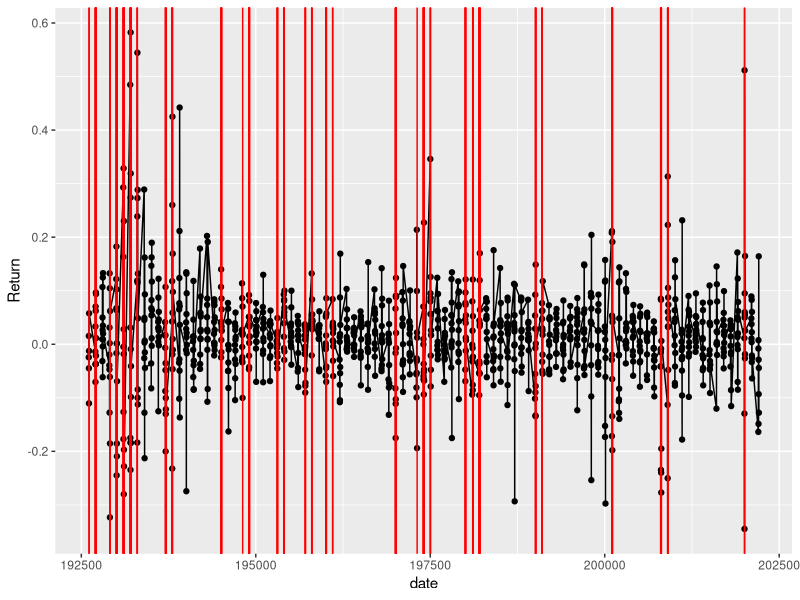
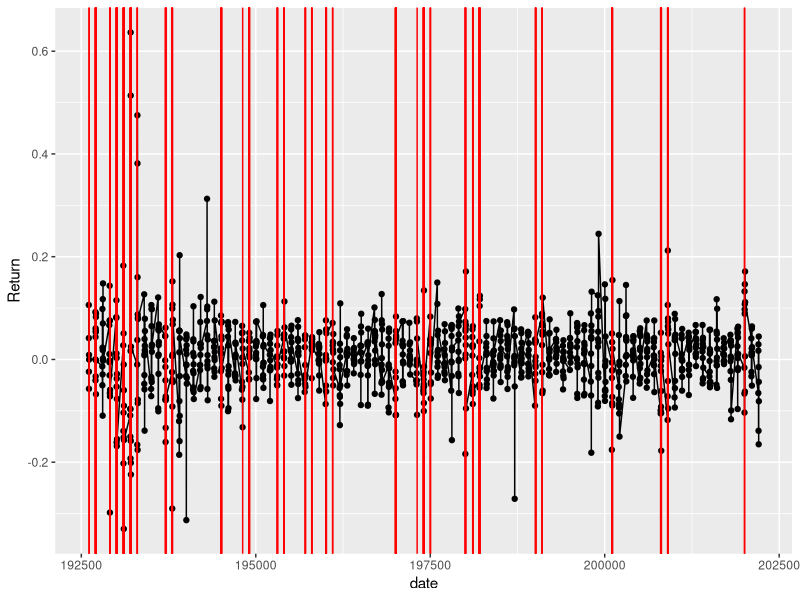
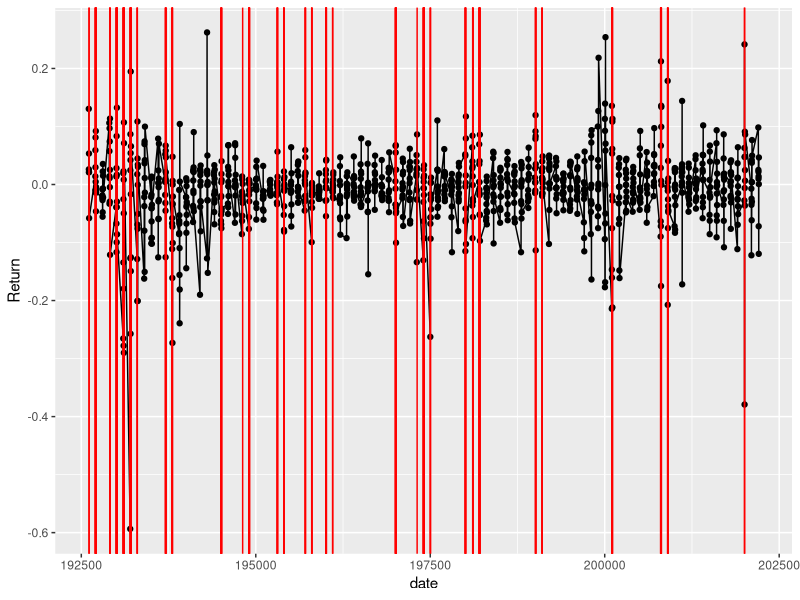
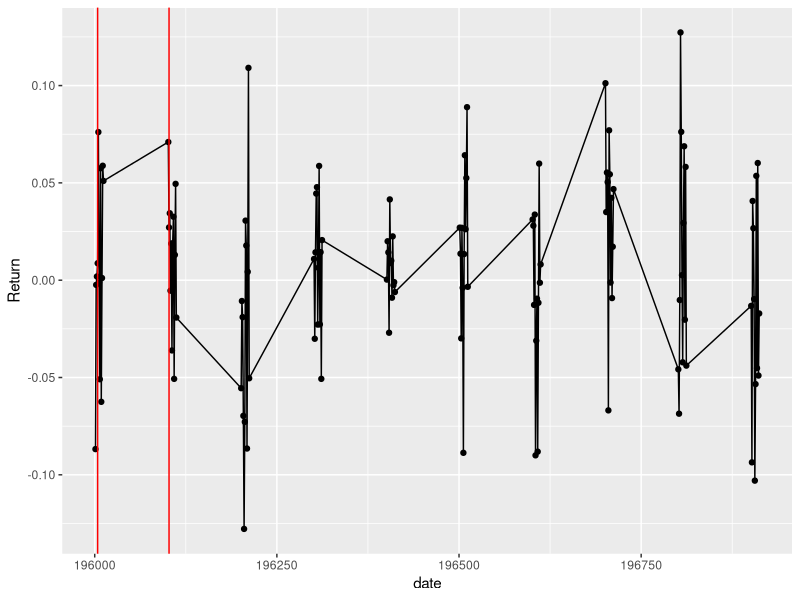
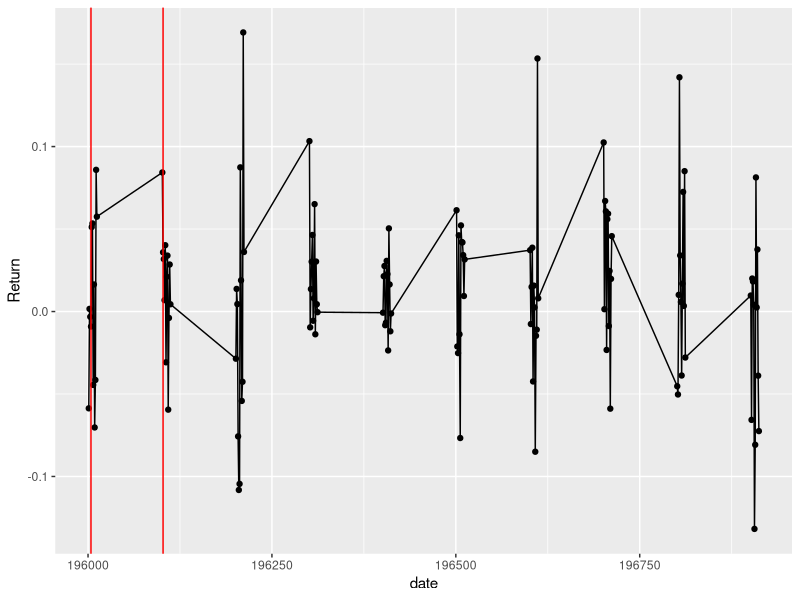
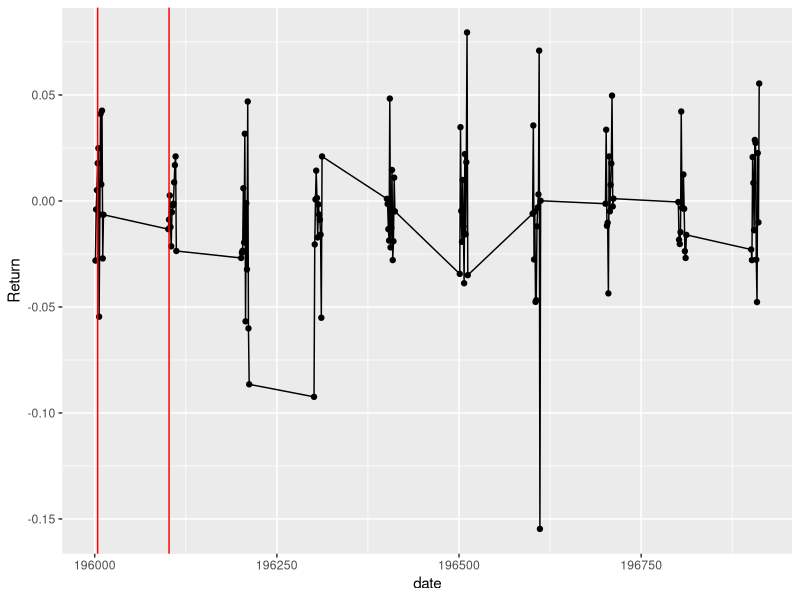
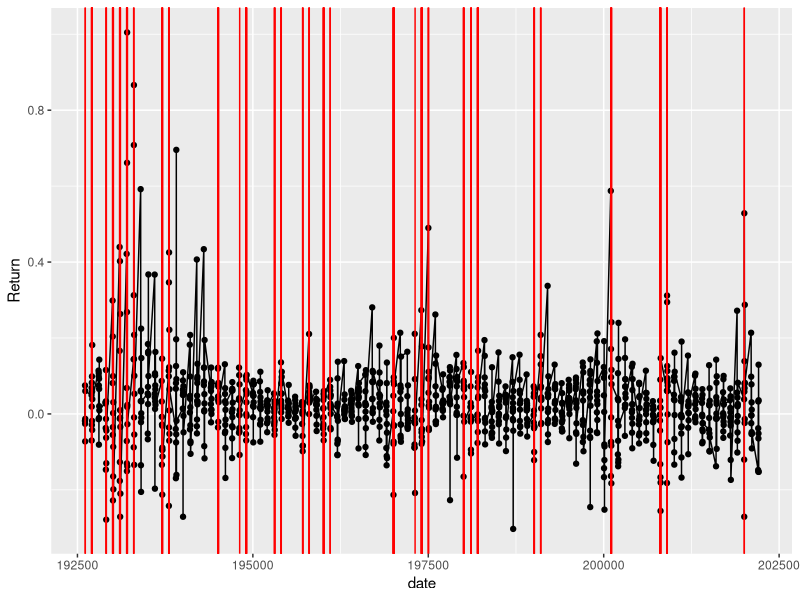
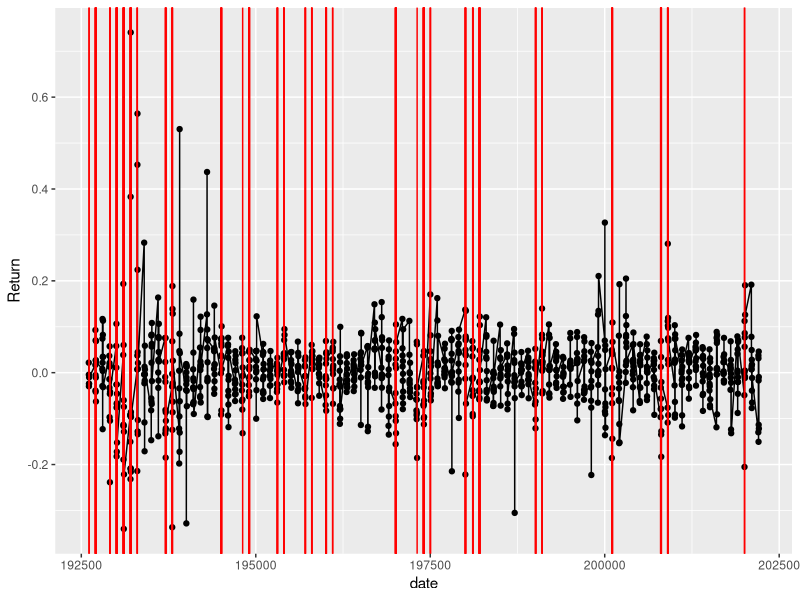

Recreate these plots in R, in order.
## ---- chunk 1
knitr::opts_chunk$set(echo = TRUE)
## ---- chunk 2
df <- read.csv("Average Value weighted.csv")
## ---- chunk 3
df <- data.frame(df)
## ---- chunk 4
1
##df$X <- (df$X*100)+1
##df$X <- as.character(df$X)
##df$X <- as.Date(df$X,"%Y%m%d")
## ---- chunk 5
df$date <- df$X
## ---- chunk 6
1
##df$X <- as.numeric(df$X)
## ---- chunk 7
head(df)
## ---- chunk 8
df$Spread_Portfolio <- df$High-df$Low
## ---- chunk 9
mean1 <- mean(df$Low)
mean2 <- mean(df$X2)
mean3 <- mean(df$X3)
mean4 <- mean(df$X4)
mean5 <- mean(df$X5)
mean6 <- mean(df$X6)
mean7 <- mean(df$X7)
mean8 <- mean(df$X8)
mean9 <- mean(df$X9)
mean10 <- mean(df$High)
meanspread <- mean(df$Spread_Portfolio)
meanrf <- mean(df$RF)
## ---- chunk 10
sd1 <- sd(df$Low)
sd2 <- sd(df$X2)
sd3 <- sd(df$X3)
sd4 <- sd(df$X4)
sd5 <- sd(df$X5)
sd6 <- sd(df$X6)
sd7 <- sd(df$X7)
sd8 <- sd(df$X8)
sd9 <- sd(df$X9)
sd10 <- sd(df$High)
sdspread <- sd(df$Spread_Portfolio)
## ---- chunk 11
(sr1 <- (mean1-meanrf )/sd1)
(sr2 <- (mean2-meanrf )/sd2)
(sr3 <- (mean3-meanrf )/sd3)
(sr4 <- (mean4-meanrf )/sd4)
(sr5 <- (mean5-meanrf )/sd5)
(sr6 <- (mean6-meanrf )/sd6)
(sr7 <- (mean7-meanrf )/sd7)
(sr8 <- (mean8-meanrf )/sd8)
(sr9 <- (mean9-meanrf )/sd9)
(sr10 <- (mean10-meanrf )/sd10)
(srspread <- (meanspread-meanrf )/sdspread)
## ---- chunk 12
srspread
## ---- chunk 13
df$excess_return1 <- df$Low-df$RF
df$excess_return2 <- df$X2-df$RF
df$excess_return3 <- df$X3-df$RF
df$excess_return4 <- df$X4-df$RF
df$excess_return5 <- df$X5-df$RF
df$excess_return6 <- df$X6-df$RF
df$excess_return7 <- df$X7-df$RF
df$excess_return8 <- df$X8-df$RF
df$excess_return9 <- df$X9-df$RF
df$excess_return10 <- df$High-df$RF
## ---- chunk 14
FM <- read.csv("3FM.csv")
## ---- chunk 15
head(FM)
## ---- chunk 16
FM$Mkt.RF <- FM$Mkt.RF/100
## ---- chunk 17
head(FM)
## ---- chunk 18
lm(df$excess_return1~FM$Mkt.RF)
## ---- chunk 19
lm(df$excess_return2~FM$Mkt.RF)
## ---- chunk 20
lm(df$excess_return3~FM$Mkt.RF)
## ---- chunk 21
lm(df$excess_return4~FM$Mkt.RF)
## ---- chunk 22
lm(df$excess_return5~FM$Mkt.RF)
## ---- chunk 23
lm(df$excess_return6~FM$Mkt.RF)
## ---- chunk 24
lm(df$excess_return7~FM$Mkt.RF)
## ---- chunk 25
lm(df$excess_return8~FM$Mkt.RF)
## ---- chunk 26
lm(df$excess_return9~FM$Mkt.RF)
## ---- chunk 27
lm(df$excess_return10~FM$Mkt.RF)
## ---- chunk 28
lm(df$Spread_Portfolio~FM$Mkt.RF)
## ---- chunk 29
lm(df$excess_return1~FM$Mkt.RF+FM$SMB+FM$SMB+FM$HML)
## ---- chunk 30
lm(df$excess_return2~FM$Mkt.RF+FM$SMB+FM$SMB+FM$HML)
## ---- chunk 31
lm(df$excess_return3~FM$Mkt.RF+FM$SMB+FM$SMB+FM$HML)
## ---- chunk 32
lm(df$excess_return4~FM$Mkt.RF+FM$SMB+FM$SMB+FM$HML)
## ---- chunk 33
lm(df$excess_return5~FM$Mkt.RF+FM$SMB+FM$SMB+FM$HML)
## ---- chunk 34
lm(df$excess_return6~FM$Mkt.RF+FM$SMB+FM$SMB+FM$HML)
## ---- chunk 35
lm(df$excess_return7~FM$Mkt.RF+FM$SMB+FM$SMB+FM$HML)
## ---- chunk 36
lm(df$excess_return8~FM$Mkt.RF+FM$SMB+FM$SMB+FM$HML)
## ---- chunk 37
lm(df$excess_return9~FM$Mkt.RF+FM$SMB+FM$SMB+FM$HML)
## ---- chunk 38
lm(df$excess_return10~FM$Mkt.RF+FM$SMB+FM$SMB+FM$HML)
## ---- chunk 39
lm(df$Spread_Portfolio~FM$Mkt.RF+FM$SMB+FM$SMB+FM$HML)
## ---- chunk 40
tail(df)
## ---- chunk 41
sample1960 <-  df[df$X>=196001&df$X<197001 ,]
sample1970 <-  df[df$X>=197001&df$X<=198001 ,]
sample1980 <-  df[df$X>=198001&df$X<=199001 ,]
sample1990 <-  df[df$X>=199001&df$X<=200001 ,]
sample2000 <-  df[df$X>=200001&df$X<=201001 ,]
sample2010 <-  df[df$X>=201001 ,]
## ---- chunk 42
USREC <- read.csv("USREC.csv")
USREC <- na.omit(USREC)
## ---- chunk 43
df$USREC <- USREC$USREC
## ---- chunk 44
Recession <- df[df$USREC==1,]
Expansion <- df[df$USREC==0,]
## ---- chunk 45
(mean1960D1 <- mean(sample1960$Low))
(mean1960D10 <- mean(sample1960$High))
(mean1960SP <- mean(sample1960$Spread_Portfolio))
(mean1970D1 <- mean(sample1970$Low))
(mean1970D10 <- mean(sample1970$High))
(mean1970SP <- mean(sample1970$Spread_Portfolio))
(mean1980D1 <- mean(sample1980$Low))
(mean1980D10 <- mean(sample1980$High))
(mean1980SP <- mean(sample1980$Spread_Portfolio))
(mean1990D1 <- mean(sample1990$Low))
(mean1990D10 <- mean(sample1990$High))
(mean1990SP <- mean(sample1990$Spread_Portfolio))
(mean2000D1 <- mean(sample2000$Low))
(mean2000D10 <- mean(sample2000$High))
(mean2000SP <- mean(sample2000$Spread_Portfolio))
(mean2010D1 <- mean(sample2010$Low))
(mean2010D10 <- mean(sample2010$High))
(mean2010SP <- mean(sample2010$Spread_Portfolio))
## ---- chunk 46
(meanrecD1 <- mean(Recession$Low))
(meanrecD10 <- mean(Recession$High))
(meanrecSP <- mean(Recession$Spread_Portfolio))
(meanexpD1 <- mean(Expansion$Low))
(meanexpD10 <- mean(Expansion$High))
(meanexpSP <- mean(Expansion$Spread_Portfolio))

## ---- chunk 47
df$USREC[4]
## ---- chunk 48
p <- c()
for (i in 1:length(df$date)){
  if (df$USREC[i]== 1){
    p <- append(p,df$date[i])
  }
}
p
## ---- chunk 49
library(ggplot2)
ggplot(df, aes(date, Low)) + 
  geom_point() + 
  geom_line() +
  geom_vline(xintercept=p,color = "red")+
  xlab("date") + 
  ylab("Return")


## ---- chunk 50
library(ggplot2)
ggplot(df, aes(date, High)) + 
  geom_point() + 
  geom_line() +
  geom_vline(xintercept=p,color = "red")+
  xlab("date") + 
  ylab("Return")
## ---- chunk 51
library(ggplot2)
ggplot(df, aes(date, Spread_Portfolio)) + 
  geom_point() + 
  geom_line() +
  geom_vline(xintercept=p,color = "red")+
  xlab("date") + 
  ylab("Return")
## ---- chunk 52
library(ggplot2)
ggplot(sample1960, aes(date, High)) + 
  geom_point() + 
  geom_line() +
  geom_vline(xintercept=c(196004,196102),color = "red")+
  xlab("date") + 
  ylab("Return")
## ---- chunk 53
library(ggplot2)
ggplot(sample1960, aes(date, Low)) + 
  geom_point() + 
  geom_line() +
  geom_vline(xintercept=c(196004,196102),color = "red")+
  xlab("date") + 
  ylab("Return")
## ---- chunk 54
library(ggplot2)
ggplot(sample1960, aes(date, Spread_Portfolio)) + 
  geom_point() + 
  geom_line() +
  geom_vline(xintercept=c(196004,196102),color = "red")+
  xlab("date") + 
  ylab("Return")
## ---- chunk 55
Jans <- c(194001,195001,196001,197001,198001,199001,200001,201001)
jdf <- df[df$date%in%Jans,]
## ---- chunk 56
mean(jdf$Low)
## ---- chunk 57
mean(jdf$High)
## ---- chunk 58
mean(jdf$Spread_Portfolio)
## ---- chunk 59
head(df)
## ---- chunk 60
df <- read.csv("Equal.csv")
## ---- chunk 61
df <- data.frame(df)
head(df)
## ---- chunk 62
df$X <- df$date
## ---- chunk 63
head(df)
## ---- chunk 64
1
##df$X <- (df$X*100)+1
##df$X <- as.character(df$X)
## ---- chunk 65
1
##df$X <- as.Date(df$X,"%Y%m%d")
## ---- chunk 66
1
##df$date <- df$X
## ---- chunk 67
1
##df$X <- as.numeric(df$X)
## ---- chunk 68
df$Spread_Portfolio <- df$High-df$Low
## ---- chunk 69
mean1 <- mean(df$Low)
mean2 <- mean(df$X2)
mean3 <- mean(df$X3)
mean4 <- mean(df$X4)
mean5 <- mean(df$X5)
mean6 <- mean(df$X6)
mean7 <- mean(df$X7)
mean8 <- mean(df$X8)
mean9 <- mean(df$X9)
mean10 <- mean(df$High)
meanspread <- mean(df$Spread_Portfolio)
meanrf <- mean(df$RF)
## ---- chunk 70
sd1 <- sd(df$Low)
sd2 <- sd(df$X2)
sd3 <- sd(df$X3)
sd4 <- sd(df$X4)
sd5 <- sd(df$X5)
sd6 <- sd(df$X6)
sd7 <- sd(df$X7)
sd8 <- sd(df$X8)
sd9 <- sd(df$X9)
sd10 <- sd(df$High)
sdspread <- sd(df$Spread_Portfolio)
## ---- chunk 71
(sr1 <- (mean1-meanrf )/sd1)
(sr2 <- (mean2-meanrf )/sd2)
(sr3 <- (mean3-meanrf )/sd3)
(sr4 <- (mean4-meanrf )/sd4)
(sr5 <- (mean5-meanrf )/sd5)
(sr6 <- (mean6-meanrf )/sd6)
(sr7 <- (mean7-meanrf )/sd7)
(sr8 <- (mean8-meanrf )/sd8)
(sr9 <- (mean9-meanrf )/sd9)
(sr10 <- (mean10-meanrf )/sd10)
(srspread <- (meanspread-meanrf )/sdspread)
## ---- chunk 72
srspread
## ---- chunk 73
df$excess_return1 <- df$Low-df$RF
df$excess_return2 <- df$X2-df$RF
df$excess_return3 <- df$X3-df$RF
df$excess_return4 <- df$X4-df$RF
df$excess_return5 <- df$X5-df$RF
df$excess_return6 <- df$X6-df$RF
df$excess_return7 <- df$X7-df$RF
df$excess_return8 <- df$X8-df$RF
df$excess_return9 <- df$X9-df$RF
df$excess_return10 <- df$High-df$RF
## ---- chunk 74
FM <- read.csv("3FM.csv")
## ---- chunk 75
head(FM)
## ---- chunk 76
FM$Mkt.RF <- FM$Mkt.RF/100
## ---- chunk 77
head(FM)
## ---- chunk 78
lm(df$excess_return1~FM$Mkt.RF)
## ---- chunk 79
lm(df$excess_return2~FM$Mkt.RF)
## ---- chunk 80
lm(df$excess_return3~FM$Mkt.RF)
## ---- chunk 81
lm(df$excess_return4~FM$Mkt.RF)
## ---- chunk 82
lm(df$excess_return5~FM$Mkt.RF)
## ---- chunk 83
lm(df$excess_return6~FM$Mkt.RF)
## ---- chunk 84
lm(df$excess_return7~FM$Mkt.RF)
## ---- chunk 85
lm(df$excess_return8~FM$Mkt.RF)
## ---- chunk 86
lm(df$excess_return9~FM$Mkt.RF)
## ---- chunk 87
lm(df$excess_return10~FM$Mkt.RF)
## ---- chunk 88
lm(df$Spread_Portfolio~FM$Mkt.RF)
## ---- chunk 89
lm(df$excess_return1~FM$Mkt.RF+FM$SMB+FM$SMB+FM$HML)
## ---- chunk 90
lm(df$excess_return2~FM$Mkt.RF+FM$SMB+FM$SMB+FM$HML)
## ---- chunk 91
lm(df$excess_return3~FM$Mkt.RF+FM$SMB+FM$SMB+FM$HML)
## ---- chunk 92
lm(df$excess_return4~FM$Mkt.RF+FM$SMB+FM$SMB+FM$HML)
## ---- chunk 93
lm(df$excess_return5~FM$Mkt.RF+FM$SMB+FM$SMB+FM$HML)
## ---- chunk 94
lm(df$excess_return6~FM$Mkt.RF+FM$SMB+FM$SMB+FM$HML)
## ---- chunk 95
lm(df$excess_return7~FM$Mkt.RF+FM$SMB+FM$SMB+FM$HML)
## ---- chunk 96
lm(df$excess_return8~FM$Mkt.RF+FM$SMB+FM$SMB+FM$HML)
## ---- chunk 97
lm(df$excess_return9~FM$Mkt.RF+FM$SMB+FM$SMB+FM$HML)
## ---- chunk 98
lm(df$excess_return10~FM$Mkt.RF+FM$SMB+FM$SMB+FM$HML)
## ---- chunk 99
lm(df$Spread_Portfolio~FM$Mkt.RF+FM$SMB+FM$SMB+FM$HML)
## ---- chunk 100
tail(df)
## ---- chunk 101
sample1960 <-  df[df$X>=196001&df$X<197001 ,]
sample1970 <-  df[df$X>=197001&df$X<=198001 ,]
sample1980 <-  df[df$X>=198001&df$X<=199001 ,]
sample1990 <-  df[df$X>=199001&df$X<=200001 ,]
sample2000 <-  df[df$X>=200001&df$X<=201001 ,]
sample2010 <-  df[df$X>=201001 ,]
## ---- chunk 102
head(df)
## ---- chunk 103
USREC <- read.csv("USREC.csv")
USREC <- na.omit(USREC)
## ---- chunk 104
df$USREC <- USREC$USREC
## ---- chunk 105
Recession <- df[df$USREC==1,]
Expansion <- df[df$USREC==0,]
## ---- chunk 106
(mean1960D1 <- mean(sample1960$Low))
(mean1960D10 <- mean(sample1960$High))
(mean1960SP <- mean(sample1960$Spread_Portfolio))
(mean1970D1 <- mean(sample1970$Low))
(mean1970D10 <- mean(sample1970$High))
(mean1970SP <- mean(sample1970$Spread_Portfolio))
(mean1980D1 <- mean(sample1980$Low))
(mean1980D10 <- mean(sample1980$High))
(mean1980SP <- mean(sample1980$Spread_Portfolio))
(mean1990D1 <- mean(sample1990$Low))
(mean1990D10 <- mean(sample1990$High))
(mean1990SP <- mean(sample1990$Spread_Portfolio))
(mean2000D1 <- mean(sample2000$Low))
(mean2000D10 <- mean(sample2000$High))
(mean2000SP <- mean(sample2000$Spread_Portfolio))
(mean2010D1 <- mean(sample2010$Low))
(mean2010D10 <- mean(sample2010$High))
(mean2010SP <- mean(sample2010$Spread_Portfolio))
## ---- chunk 107
(meanrecD1 <- mean(Recession$Low))
(meanrecD10 <- mean(Recession$High))
(meanrecSP <- mean(Recession$Spread_Portfolio))
(meanexpD1 <- mean(Expansion$Low))
(meanexpD10 <- mean(Expansion$High))
(meanexpSP <- mean(Expansion$Spread_Portfolio))

## ---- chunk 108
head(df,1)
## ---- chunk 109
df$USREC[4]
## ---- chunk 110
p <- c()
for (i in 1:length(df$date)){
  if (df$USREC[i]== 1){
    p <- append(p,df$date[i])
  }
}
p
## ---- chunk 111
library(ggplot2)
ggplot(df, aes(date, Low)) + 
  geom_point() + 
  geom_line() +
  geom_vline(xintercept=p,color = "red")+
  xlab("date") + 
  ylab("Return")


## ---- chunk 112
library(ggplot2)
ggplot(df, aes(date, High)) + 
  geom_point() + 
  geom_line() +
  geom_vline(xintercept=p,color = "red")+
  xlab("date") + 
  ylab("Return")
## ---- chunk 113
library(ggplot2)
ggplot(df, aes(date, Spread_Portfolio)) + 
  geom_point() + 
  geom_line() +
  geom_vline(xintercept=p,color = "red")+
  xlab("date") + 
  ylab("Return")
## ---- chunk 114
library(ggplot2)
ggplot(sample1960, aes(date, High)) + 
  geom_point() + 
  geom_line() +
  geom_vline(xintercept=c(196004,196102),color = "red")+
  xlab("date") + 
  ylab("Return")
## ---- chunk 115
library(ggplot2)
ggplot(sample1960, aes(date, Low)) + 
  geom_point() + 
  geom_line() +
  geom_vline(xintercept=c(196004,196102),color = "red")+
  xlab("date") + 
  ylab("Return")
## ---- chunk 116
library(ggplot2)
ggplot(sample1960, aes(date, Spread_Portfolio)) + 
  geom_point() + 
  geom_line() +
  geom_vline(xintercept=c(196004,196102),color = "red")+
  xlab("date") + 
  ylab("Return")
## ---- chunk 117
Jans <- c(194001,195001,196001,197001,198001,199001,200001,201001)
jdf <- df[df$date%in%Jans,]
## ---- chunk 118
mean(jdf$Low)
## ---- chunk 119
mean(jdf$High)
## ---- chunk 120
mean(jdf$Spread_Portfolio)
## ---- chunk 121
sr1
sr2
sr3
sr4
sr5
sr6
sr7
sr8
sr9
sr10
